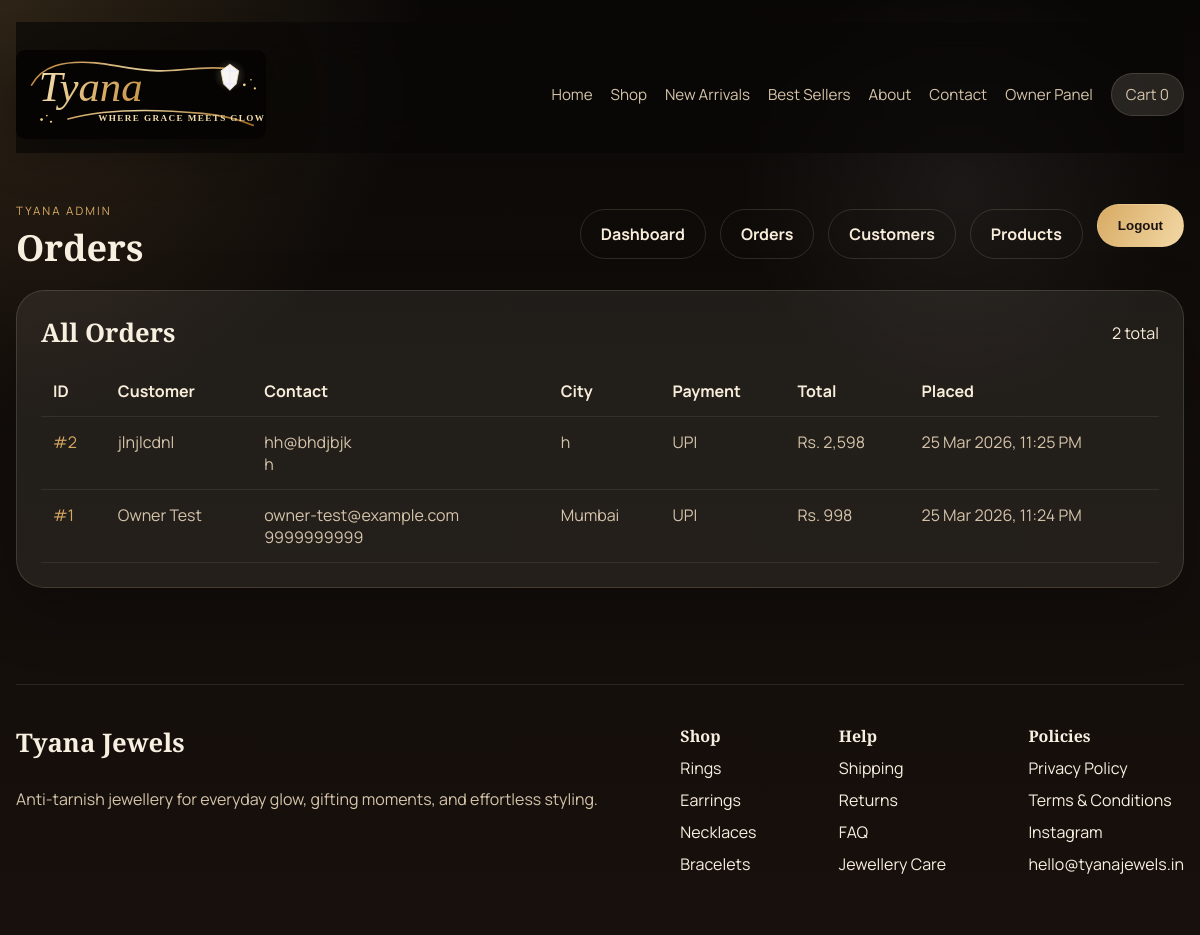
/admin/orders (signed in), run on the app's committed database.
### tables this page shows
CREATE TABLE orders (
            id INTEGER PRIMARY KEY AUTOINCREMENT,
            customer_name TEXT NOT NULL,
            email TEXT NOT NULL,
            phone TEXT NOT NULL,
            address TEXT NOT NULL,
            city TEXT NOT NULL,
            pin_code TEXT NOT NULL,
            payment_method TEXT NOT NULL,
            subtotal INTEGER NOT NULL,
            shipping_cost INTEGER NOT NULL,
            total INTEGER NOT NULL,
            items_json TEXT NOT NULL,
            created_at TEXT NOT NULL
        );

### app.py (the view)
@app.route("/admin/orders", methods=["GET"])
@admin_required
def admin_orders():
    orders = fetch_orders()
    return render_template("admin_orders.html", orders=orders)

### app.py (called while the page is built, shortened)
def get_logo_path() -> Optional[str]:
    static_root = app.static_folder or ""
    for relative_path in ["images/logo.png", "images/logo.svg"]:
        absolute_path = os.path.join(static_root, *relative_path.split("/"))
        if os.path.exists(absolute_path):
            return relative_path
    return None

def get_db_connection() -> sqlite3.Connection:
    connection = sqlite3.connect(DATABASE_PATH)
    connection.row_factory = sqlite3.Row
    return connection

def fetch_orders() -> List[sqlite3.Row]:
    connection = get_db_connection()
    orders = connection.execute("SELECT * FROM orders ORDER BY id DESC").fetchall()
    connection.close()
    return orders

def admin_required(view):
    @wraps(view)
    def wrapped_view(*args, **kwargs):
        if not session.get("is_admin"):
            return redirect(url_for("admin_login", next=request.path))
        return view(*args, **kwargs)
    return wrapped_view

def money(value: int) -> str:
    return f"Rs. {value:,}"

def get_cart_items() -> List[Dict[str, object]]:
    cart = session.get("cart", {})
    items: List[Dict[str, object]] = []
    return items

def cart_count() -> int:
    return sum(item["quantity"] for item in get_cart_items())

def cart_subtotal() -> int:
    return sum(int(item["line_total"]) for item in get_cart_items())

@app.context_processor
def inject_globals():
    subtotal = cart_subtotal()
    shipping_cost = 0 if subtotal >= 1499 or subtotal == 0 else 99
    return {
        "brand_name": "Tyana Jewels",
        "tagline": "Where Grace Meets Glow",
        "categories": CATEGORIES,
        "logo_path": get_logo_path(),
        "cart_count": cart_count(),
        "cart_subtotal_value": subtotal,
        "cart_shipping_value": shipping_cost,
        "is_admin": bool(session.get("is_admin")),
        "money": money,
    }

### templates/admin_orders.html (shortened to what this page needs)
﻿{% extends "base.html" %}
{% block content %}
<section class="admin-page">
    {% set title = "Orders" %}
    {% include "_admin_nav.html" %}
    <div class="admin-panel">
        <div class="admin-panel__header">
            <h3>All Orders</h3>
            <span>{{ orders|length }} total</span>
        </div>
        {% if orders %}
            <div class="admin-table-wrap">
                <table class="admin-table">
                    <thead>
                        <tr>
                            <th>ID</th>
                            <th>Customer</th>
                            <th>Contact</th>
                            <th>City</th>
                            <th>Payment</th>
                            <th>Total</th>
                            <th>Placed</th>
                        </tr>
                    </thead>
                    <tbody>
                        {% for order in orders %}
                            <tr>
                                <td><a href="{{ url_for('admin_order_detail', order_id=order['id']) }}">#{{ order['id'] }}</a></td>
                                <td>{{ order['customer_name'] }}</td>
                                <td>{{ order['email'] }}<br>{{ order['phone'] }}</td>
                                <td>{{ order['city'] }}</td>
                                <td>{{ order['payment_method'] }}</td>
                                <td>{{ money(order['total']) }}</td>
                                <td>{{ order['created_at'] }}</td>
                            </tr>
                        {% endfor %}
                    </tbody>
                </table>
            </div>
        {% else %}
            <p class="empty-state">No orders found yet.</p>
        {% endif %}
    </div>
</section>
{% endblock %}

### static/styles.css (style rules this page uses)
:root { --bg: #120d0a; --bg-soft: #1c1511; --surface: rgba(255, 246, 230, 0.07); --surface-strong: rgba(255, 246, 230, 0.12); --card: #201710; --line: rgba(250, 228, 191, 0.14); --text: #f7efdf; --muted: #d5c4aa; --gold: #d7aa63; --gold-deep: #a9742d; --cream: #f8edda; --shadow: 0 24px 60px rgba(0, 0, 0, 0.28); --radius-xl: 32px; --radius-lg: 22px; --radius-md: 16px; --radius-sm: 12px; }
* { box-sizing: border-box; }
html { scroll-behavior: smooth; }
body { margin: 0; font-family: "Manrope", sans-serif; color: var(--text); background: radial-gradient(circle at top left, rgba(215, 170, 99, 0.18), transparent 28%), radial-gradient(circle at 80% 20%, rgba(255, 255, 255, 0.06), transparent 18%), linear-gradient(180deg, #090706 0%, #120d0a 40%, #17100d 100%); }
a { color: inherit; text-decoration: none; }
h1, h2, h3, h4 { font-family: "Cormorant Garamond", serif; margin: 0; }
h3 { font-size: 1.6rem; }
.admin-auth__card, .admin-panel, .admin-stat-card { border: 1px solid var(--line); background: var(--surface); box-shadow: var(--shadow); border-radius: 28px; }
.admin-page { padding: 26px 0 50px; }
.admin-toolbar, .admin-toolbar__actions, .admin-stats, .admin-detail-grid, .admin-line-item, .admin-panel__header { display: flex; gap: 14px; }
.admin-toolbar, .admin-panel__header, .admin-line-item { justify-content: space-between; align-items: center; }
.admin-panel { padding: 24px; }
.admin-panel__header { margin-bottom: 16px; }
.admin-panel__header span, .admin-panel__header a, .admin-order-meta strong { color: var(--cream); }
.admin-table-wrap { overflow-x: auto; }
.admin-table { width: 100%; border-collapse: collapse; }
.admin-table th, .admin-table td { text-align: left; padding: 14px 12px; border-bottom: 1px solid rgba(255, 243, 221, 0.08); color: var(--muted); vertical-align: top; }
.admin-table th { color: var(--cream); font-weight: 700; }
.admin-table a { color: var(--gold); }

### data on the page
orders: id "2", customer_name "jlnjlcdnl", email "hh@bhdjbjk", phone "h", city "h", payment_method "UPI", total "Rs. 2,598", created_at "25 Mar 2026, 11:25 PM"
orders: id "1", customer_name "Owner Test", email "owner-test@example.com", phone "9999999999", city "Mumbai", payment_method "UPI", total "Rs. 998", created_at "25 Mar 2026, 11:24 PM"

### other printed values
{{ cart_count }} "0"
{{ title }} "Orders"
{{ orders|length }} "2"
{{ brand_name }} "Tyana Jewels"
